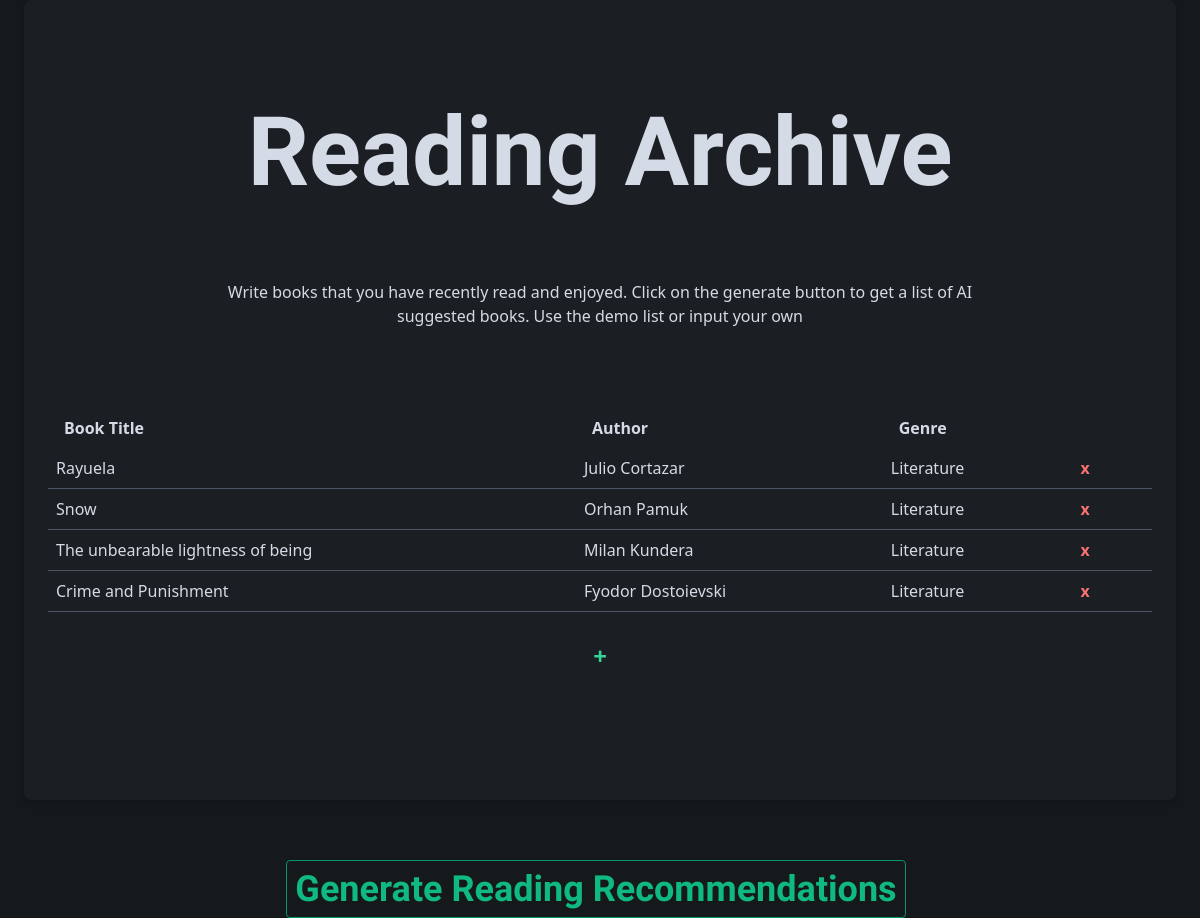
Before: / with the older database file.
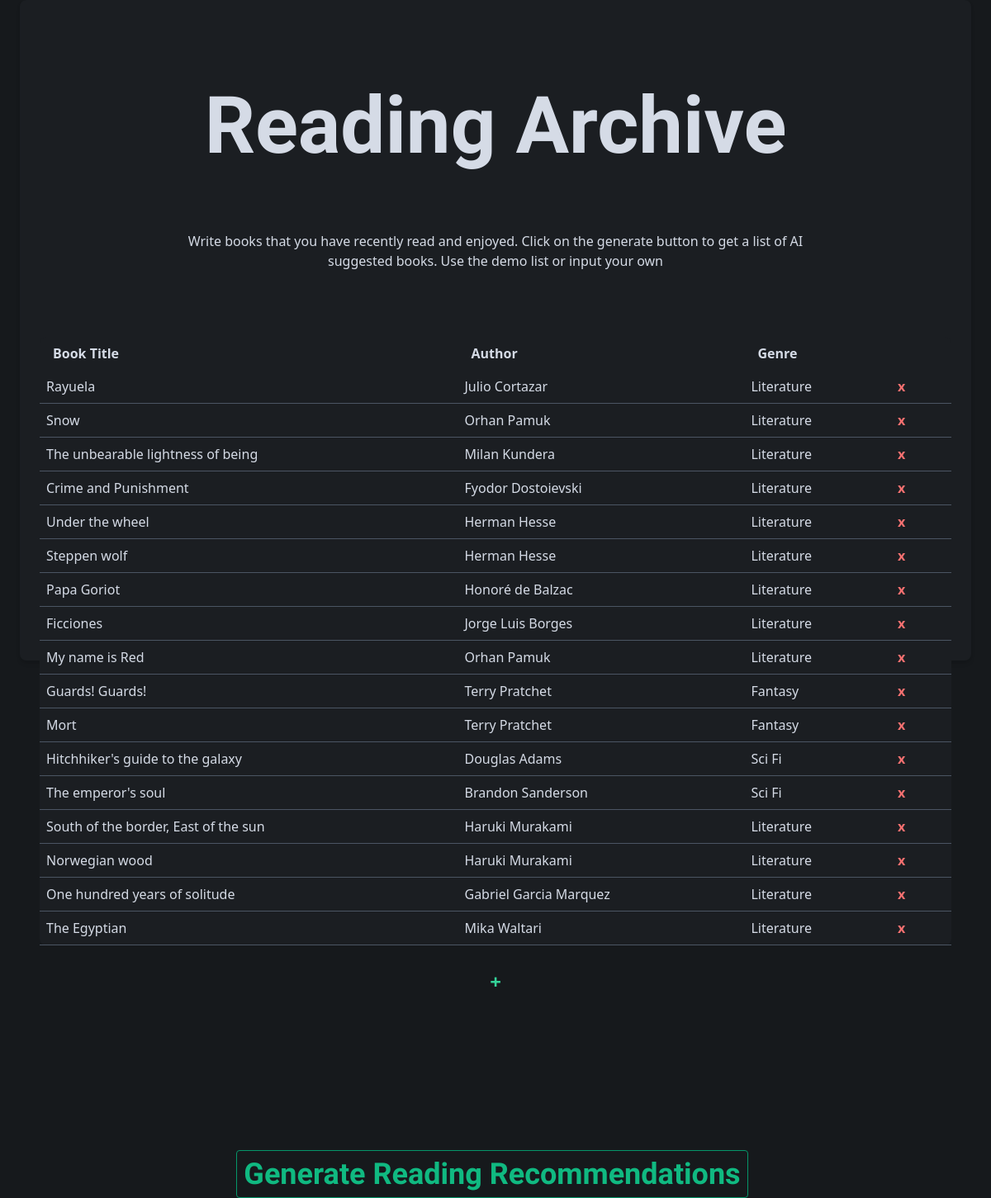
After: the same page with the newer database file.
### tables this page shows
CREATE TABLE books (
                id INTEGER PRIMARY KEY AUTOINCREMENT,
                title TEXT NOT NULL,
                author TEXT NOT NULL,
                genre TEXT NOT NULL
            );

### main.py (the view)
@app.get("/", response_class=HTMLResponse)
async def read_books(request: Request):
    with get_db_connection() as conn:
        books = conn.execute('SELECT * FROM books').fetchall()
    return templates.TemplateResponse("index.html", {"request": request, "books": books})

### templates/index.html (shortened to what this page needs)
<!DOCTYPE html>
<html lang="en">
<head>
    <link href="https://cdn.jsdelivr.net/npm/tailwindcss@2.2.19/dist/tailwind.min.css" rel="stylesheet">
</head>
<body class="flex items-center justify-center min-h-screen">
    <div class="w-full h-screen max-w-6xl p-6 bg-custom rounded-lg shadow-md mb-30">
        <h1 class="text-2xl font-bold mb-10 text-center text-8xl mt-20 "> Reading Archive</h1>
        <h2 class ="text-1xl m-40 mb-10 text-center mt-20 "> Write books that you have recently read and enjoyed. Click on the generate button to get a list of AI suggested books. Use the demo list or input your own </h2>
        <div class="overflow-x-auto mb-6">
            <table class="min-w-full bg-custom rounded-lg text-left mt-10">
                <thead>
                    <tr class="bg-[#7e9c8c]">
                        <th class="py-2 px-4 font-bold text-[#d5dbe6]">Book Title</th>
                        <th class="py-2 px-4 font-bold text-[#d5dbe6]">Author</th>
                        <th class="py-2 px-4 font-bold text-[#d5dbe6]">Genre</th>
                    </tr>
                </thead>
                <tbody>
                    {% for book in books %}
                        <tr class="border-b border-gray-600">
                            <td class="py-2 px-2">{{ book['title'] }}</td>
                            <td class="py-2 px-2">{{ book['author'] }}</td>
                            <td class="py-2 px-2">{{ book['genre'] }}</td>
                            <td class="py-2 px-2 ">
                                <form action="/delete_book/" method="post" class="ml-2 inline">
                                    <button type="submit" class="hover:bg-red-900 font-bold text-red-400 rounded transition duration-300 px-2">x</button>
                                </form>
                            </td>
                        </tr>
                    {% endfor %}
                </tbody>
            </table>
        </div>
        <div class="flex justify-center mb-6">
            <button onclick="toggleAddBookForm()" class="text-green-400 p-1 hover:bg-green-900 rounded transition duration-300 font-bold text-2xl">+</button>
        </div>
        <div class="flex justify-center text-center mt-40 mb-10">
            <form action="/recommend/" method="post" class="mr-2" onsubmit="showLoadingMessage()">
                <button type="submit" class="w-full p-2 bg-[#1b1e22] hover:bg-gray-900 border border-green-600  rounded transition duration-300 text-1xl font-bold text-4xl text-green-500 tangerine-font"> Generate Reading Recommendations </button>
            </form>
        </div>
    </div>
</body>
</html>

### templates/index.html (style rules this page uses)
body { background-color: #16191c; color: #d5dbe6; }
.bg-custom { background-color: #1b1e22; }
h1 { font-family: 'Tangerine', cursive; }
.tangerine-font { font-family: 'Tangerine', cursive; }

Changed rows visible on the page:
added books: title "Under the wheel", author "Herman Hesse", genre "Literature"
added books: title "Steppen wolf", author "Herman Hesse", genre "Literature"
added books: title "Papa Goriot", author "Honoré de Balzac", genre "Literature"
added books: title "Ficciones", author "Jorge Luis Borges", genre "Literature"
added books: title "My name is Red", author "Orhan Pamuk", genre "Literature"
added books: title "Guards! Guards!", author "Terry Pratchet", genre "Fantasy"
added books: title "Mort", author "Terry Pratchet", genre "Fantasy"
added books: title "Hitchhiker's guide to the galaxy", author "Douglas Adams", genre "Sci Fi"
added books: title "The emperor's soul", author "Brandon Sanderson", genre "Sci Fi"
added books: title "South of the border, East of the sun", author "Haruki Murakami", genre "Literature"
added books: title "Norwegian wood", author "Haruki Murakami", genre "Literature"
added books: title "One hundred years of solitude", author "Gabriel Garcia Marquez", genre "Literature"
added books: title "The Egyptian", author "Mika Waltari", genre "Literature"
